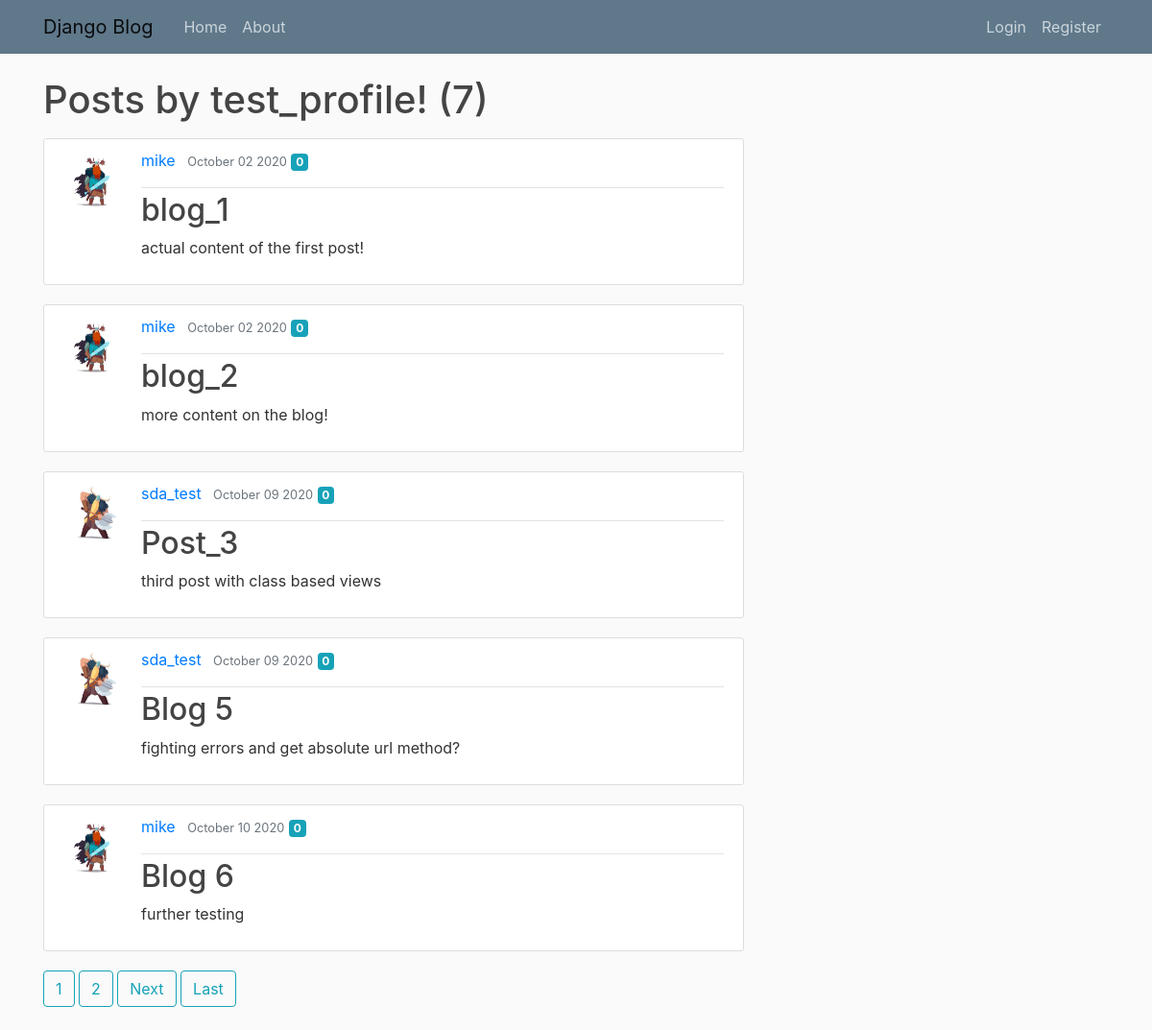
Page /user/test_profile on the committed database.
### blogs/models.py (models this page shows, shortened)
class Post(models.Model):
    title = models.CharField(max_length=100)
    content = models.TextField()
    date_posted = models.DateTimeField(default=timezone.now)
    author = models.ForeignKey(User, on_delete=models.CASCADE)
    likes_count = models.IntegerField(default=0)

### users/models.py (models this page shows, shortened)
class Profile(models.Model):
    user = models.OneToOneField(User, on_delete=models.CASCADE)
    image = models.ImageField(default='default.jpg', upload_to='profile_pics')

### blogs/views.py (the view, shortened to what this page needs)
# urls.py: path('user/<str:username>', UserPostListView.as_view(), name='user-posts'),
class UserPostListView(ListView):
    model = Post
    template_name = 'blogs/user_posts.html'
    context_object_name = 'posts'
    paginate_by = 5

### blogs/templates/blogs/user_posts.html (shortened to what this page needs)
{% extends "blogs/base.html" %}
{% block content %}
        <h1 class="mb-3">Posts by {{ view.kwargs.username }}! ({{ page_obj.paginator.count }})</h1>
    {% for post in posts %}
            <article class="media content-section">
                <img class="rounded-circle article-img" src="{{ post.author.profile.image.url }}">
              <div class="media-body">
                <div class="article-metadata">
                  <a class="mr-2" href="{% url 'user-posts' post.author.username %}">{{ post.author }}</a>
                  <small class="text-muted">{{ post.date_posted|date:"F d Y" }}</small>
                  <p class="badge badge-info mr-4">{{ post.likes_count}}</p>
                </div>
                <h2><a class="article-title" href="{% url 'post-detail' post.id %}">{{ post.title }}</a></h2>
                <p class="article-content">{{ post.content }}</p>
              </div>
            </article>
    {% endfor %}
    {% if is_paginated %}
        {% for num in page_obj.paginator.page_range %}
            {% if page_number == num %}
                <a class="btn btn-outline-info mb-4"href="?page={{num}}">{{ num }}</a>
            {% elif num > page_obj.number|add:'-3' and num < page_obj.number|add:'3'%}
                <a class="btn btn-outline-info mb-4"href="?page={{num}}">{{ num }}</a>
            {% endif %}
        {% endfor %}
        {% if page_obj.has_next %}
            <a class="btn btn-outline-info mb-4"href="?page={{ page_obj.next_page_number }}">Next</a>
            <a class="btn btn-outline-info mb-4"href="?page={{page_obj.paginator.num_pages }}">Last</a>
        {% endif %}
    {% endif %}
{% endblock content %}

### blogs/static/blogs/main.css (style rules this page uses)
body { background: #fafafa; color: #333333; margin-top: 5rem; }
h1, h2, h3, h4, h5, h6 { color: #444444; }
.content-section { background: #ffffff; padding: 10px 20px; border: 1px solid #dddddd; border-radius: 3px; margin-bottom: 20px; }
.article-title { color: #444444; }
.article-content { white-space: pre-line; }
.article-img { height: 65px; width: 65px; margin-right: 16px; }
.article-metadata { padding-bottom: 1px; margin-bottom: 4px; border-bottom: 1px solid #e3e3e3 }

### rows in the picture
Post: author.profile.image (picture), author "mike", date_posted "October 02 2020", likes_count "0", title "blog_1", content "actual content of the first post!"
Post: author.profile.image (picture), author "mike", date_posted "October 02 2020", likes_count "0", title "blog_2", content "more content on the blog!"
Post: author.profile.image (picture), author "sda_test", date_posted "October 09 2020", likes_count "0", title "Post_3", content "third post with class based views"
Post: author.profile.image (picture), author "sda_test", date_posted "October 09 2020", likes_count "0", title "Blog 5", content "fighting errors and get absolute url method?"
Post: author.profile.image (picture), author "mike", date_posted "October 10 2020", likes_count "0", title "Blog 6", content "further testing"

### other values in the picture
{{ view.kwargs.username }} "test_profile"
{{ page_obj.paginator.count }} "7"
{{ num }} "1" "2"
